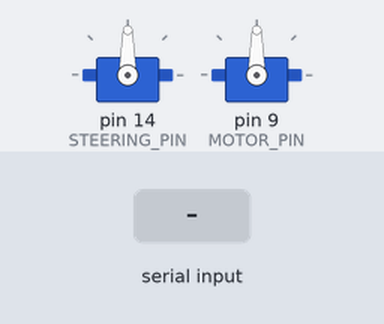
A sketch run on a simulated Arduino Uno, built with avr-gcc and run on an emulated ATmega328P. Shown: 2 × servo. The inputs (shaded band) are chosen by the test bench.

Above: at 1.2 s.
1.3 s: "90,45\n" received over Serial
At 1.7 s:
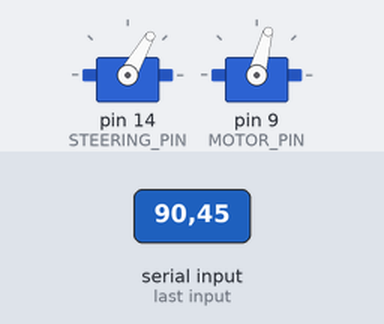
Timing chart, 0 to 4.3 s (numbered marks = the images above; inputs shaded):
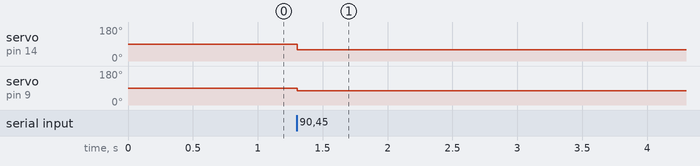

The sketch:

motion_control.ino
```cpp
#include <Servo.h>

Servo steering_servo;
Servo drive_motor;

const int STEERING_PIN = 14;
const int MOTOR_PIN = 9;

const int FRAME_WIDTH  = 1280;
const int FRAME_HEIGHT = 1080;

const int MOTOR_SPEED = 40;

void setup() {
  steering_servo.attach(STEERING_PIN);
  drive_motor.attach(MOTOR_PIN);
  Serial.begin(19200);
  while (!Serial);
}

void loop() {
  if (Serial.available()) {
    String input = Serial.readStringUntil('\n');
    input.trim();

    int commaIdx = input.indexOf(',');
    if (commaIdx == -1) return;

    int x = input.substring(0, commaIdx).toInt();
    int y = input.substring(commaIdx + 1).toInt();

    // Determine region and act
    handleMovement(x, y);
  }
}

void handleMovement(int x, int y) {
  int col = (x < FRAME_WIDTH / 3) ? 0 : (x < 2 * FRAME_WIDTH / 3) ? 1 : 2;
  int row = (y < FRAME_HEIGHT / 3) ? 0 : (y < 2 * FRAME_HEIGHT / 3) ? 1 : 2;

  if (col == 1 && row == 1) {
    // Center region → Idle
    setDrivePower(0);
    steering_servo.write(90);
    return;
  }

  // Movement mapping
  switch (row) {
    case 0:  // Top row
      setDrivePower(-MOTOR_SPEED);
      steerByColumn(col, true); // true = forward turn
      break;
    case 1:  // Middle row
      setDrivePower(-MOTOR_SPEED);
      steerByColumn(col, false);
      break;
    case 2:  // Bottom row
      setDrivePower(MOTOR_SPEED);
      steerByColumn(col, false);
      break;
  }
}

void steerByColumn(int col, bool topRow) {
  switch (col) {
    case 0: steering_servo.write(60); break;  // Left
    case 1: steering_servo.write(90); break;  // Center
    case 2: steering_servo.write(120); break; // Right
  }
}

void setDrivePower(int power) {
  power = constrain(power, -100, 100);
  int signal = map(power, -100, 100, 1050, 1950);
  drive_motor.writeMicroseconds(signal);
}
```

Measured:
- after the input at 1.3 s, servo on pin 14 (STEERING_PIN): 90° → 60° at once; servo on pin 9 (MOTOR_PIN): 90° → 75° at once
